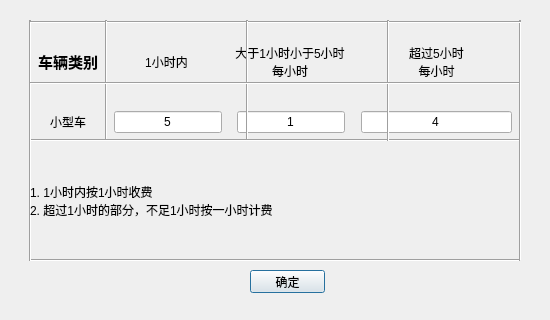
<?xml version="1.0" encoding="UTF-8"?>
<ui version="4.0">
 <class>DialogChangeStandard</class>
 <widget class="QDialog" name="DialogChangeStandard">
  <property name="geometry">
   <rect>
    <x>0</x>
    <y>0</y>
    <width>550</width>
    <height>320</height>
   </rect>
  </property>
  <property name="windowTitle">
   <string>收费标准</string>
  </property>
  <widget class="QWidget" name="gridLayoutWidget_2">
   <property name="geometry">
    <rect>
     <x>30</x>
     <y>20</y>
     <width>490</width>
     <height>121</height>
    </rect>
   </property>
   <layout class="QGridLayout" name="gridLayout">
    <property name="leftMargin">
     <number>8</number>
    </property>
    <property name="topMargin">
     <number>8</number>
    </property>
    <property name="rightMargin">
     <number>8</number>
    </property>
    <property name="bottomMargin">
     <number>8</number>
    </property>
    <property name="spacing">
     <number>16</number>
    </property>
    <item row="0" column="0">
     <widget class="QLabel" name="label">
      <property name="font">
       <font>
        <family>Microsoft YaHei UI</family>
        <pointsize>11</pointsize>
        <weight>75</weight>
        <bold>true</bold>
       </font>
      </property>
      <property name="lineWidth">
       <number>1</number>
      </property>
      <property name="text">
       <string>车辆类别</string>
      </property>
      <property name="alignment">
       <set>Qt::AlignCenter</set>
      </property>
      <property name="indent">
       <number>-1</number>
      </property>
     </widget>
    </item>
    <item row="1" column="0">
     <widget class="QLabel" name="label_2">
      <property name="font">
       <font>
        <family>Microsoft YaHei UI</family>
       </font>
      </property>
      <property name="text">
       <string>小型车</string>
      </property>
      <property name="alignment">
       <set>Qt::AlignCenter</set>
      </property>
      <property name="wordWrap">
       <bool>false</bool>
      </property>
      <property name="margin">
       <number>0</number>
      </property>
      <property name="indent">
       <number>-1</number>
      </property>
     </widget>
    </item>
    <item row="0" column="1">
     <layout class="QVBoxLayout" name="verticalLayout">
      <item>
       <layout class="QHBoxLayout" name="horizontalLayout_4">
        <item>
         <widget class="QLabel" name="label_7">
          <property name="font">
           <font>
            <family>Microsoft YaHei UI</family>
           </font>
          </property>
          <property name="text">
           <string>1小时内</string>
          </property>
          <property name="alignment">
           <set>Qt::AlignCenter</set>
          </property>
         </widget>
        </item>
        <item>
         <widget class="QLabel" name="label_8">
          <property name="font">
           <font>
            <family>Microsoft YaHei UI</family>
           </font>
          </property>
          <property name="text">
           <string>大于1小时小于5小时
每小时</string>
          </property>
          <property name="alignment">
           <set>Qt::AlignCenter</set>
          </property>
          <property name="margin">
           <number>5</number>
          </property>
         </widget>
        </item>
       </layout>
      </item>
     </layout>
    </item>
    <item row="1" column="1">
     <layout class="QHBoxLayout" name="horizontalLayout_3">
      <property name="spacing">
       <number>15</number>
      </property>
      <item>
       <widget class="QLineEdit" name="lineEdit_1">
        <property name="font">
         <font>
          <family>Microsoft YaHei UI</family>
         </font>
        </property>
        <property name="text">
         <string>5</string>
        </property>
        <property name="alignment">
         <set>Qt::AlignCenter</set>
        </property>
       </widget>
      </item>
      <item>
       <widget class="QLineEdit" name="lineEdit_2">
        <property name="font">
         <font>
          <family>Microsoft YaHei UI</family>
         </font>
        </property>
        <property name="text">
         <string>1</string>
        </property>
        <property name="alignment">
         <set>Qt::AlignCenter</set>
        </property>
       </widget>
      </item>
     </layout>
    </item>
    <item row="1" column="2">
     <widget class="QLineEdit" name="lineEdit_3">
      <property name="font">
       <font>
        <family>Microsoft YaHei UI</family>
       </font>
      </property>
      <property name="text">
       <string>4</string>
      </property>
      <property name="alignment">
       <set>Qt::AlignCenter</set>
      </property>
     </widget>
    </item>
    <item row="0" column="2">
     <widget class="QLabel" name="label_9">
      <property name="font">
       <font>
        <family>Microsoft YaHei UI</family>
       </font>
      </property>
      <property name="text">
       <string>超过5小时
每小时</string>
      </property>
      <property name="alignment">
       <set>Qt::AlignCenter</set>
      </property>
      <property name="margin">
       <number>5</number>
      </property>
     </widget>
    </item>
   </layout>
  </widget>
  <widget class="Line" name="line">
   <property name="geometry">
    <rect>
     <x>30</x>
     <y>132</y>
     <width>491</width>
     <height>16</height>
    </rect>
   </property>
   <property name="orientation">
    <enum>Qt::Horizontal</enum>
   </property>
  </widget>
  <widget class="Line" name="line_4">
   <property name="geometry">
    <rect>
     <x>30</x>
     <y>252</y>
     <width>491</width>
     <height>16</height>
    </rect>
   </property>
   <property name="orientation">
    <enum>Qt::Horizontal</enum>
   </property>
  </widget>
  <widget class="Line" name="line_5">
   <property name="geometry">
    <rect>
     <x>20</x>
     <y>20</y>
     <width>20</width>
     <height>241</height>
    </rect>
   </property>
   <property name="orientation">
    <enum>Qt::Vertical</enum>
   </property>
  </widget>
  <widget class="Line" name="line_6">
   <property name="geometry">
    <rect>
     <x>510</x>
     <y>20</y>
     <width>20</width>
     <height>241</height>
    </rect>
   </property>
   <property name="orientation">
    <enum>Qt::Vertical</enum>
   </property>
  </widget>
  <widget class="Line" name="line_7">
   <property name="geometry">
    <rect>
     <x>30</x>
     <y>14</y>
     <width>491</width>
     <height>16</height>
    </rect>
   </property>
   <property name="orientation">
    <enum>Qt::Horizontal</enum>
   </property>
  </widget>
  <widget class="Line" name="line_8">
   <property name="geometry">
    <rect>
     <x>378</x>
     <y>20</y>
     <width>20</width>
     <height>121</height>
    </rect>
   </property>
   <property name="orientation">
    <enum>Qt::Vertical</enum>
   </property>
  </widget>
  <widget class="Line" name="line_9">
   <property name="geometry">
    <rect>
     <x>96</x>
     <y>20</y>
     <width>20</width>
     <height>120</height>
    </rect>
   </property>
   <property name="orientation">
    <enum>Qt::Vertical</enum>
   </property>
  </widget>
  <widget class="Line" name="line_10">
   <property name="geometry">
    <rect>
     <x>237</x>
     <y>20</y>
     <width>20</width>
     <height>120</height>
    </rect>
   </property>
   <property name="orientation">
    <enum>Qt::Vertical</enum>
   </property>
  </widget>
  <widget class="Line" name="line_11">
   <property name="geometry">
    <rect>
     <x>30</x>
     <y>73</y>
     <width>490</width>
     <height>20</height>
    </rect>
   </property>
   <property name="orientation">
    <enum>Qt::Horizontal</enum>
   </property>
  </widget>
  <widget class="QPushButton" name="pushButtonOK">
   <property name="geometry">
    <rect>
     <x>250</x>
     <y>270</y>
     <width>75</width>
     <height>23</height>
    </rect>
   </property>
   <property name="text">
    <string>确定</string>
   </property>
  </widget>
  <widget class="QLabel" name="label_10">
   <property name="geometry">
    <rect>
     <x>30</x>
     <y>140</y>
     <width>491</width>
     <height>121</height>
    </rect>
   </property>
   <property name="font">
    <font>
     <family>Microsoft YaHei UI</family>
    </font>
   </property>
   <property name="text">
    <string>1. 1小时内按1小时收费
2. 超过1小时的部分，不足1小时按一小时计费</string>
   </property>
   <property name="alignment">
    <set>Qt::AlignLeading|Qt::AlignLeft|Qt::AlignVCenter</set>
   </property>
   <property name="margin">
    <number>5</number>
   </property>
  </widget>
 </widget>
 <tabstops>
  <tabstop>lineEdit_1</tabstop>
  <tabstop>lineEdit_2</tabstop>
  <tabstop>lineEdit_3</tabstop>
  <tabstop>pushButtonOK</tabstop>
 </tabstops>
 <resources/>
 <connections/>
</ui>
